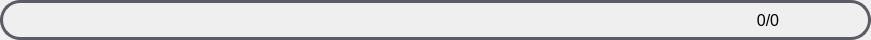
<?xml version="1.0" encoding="UTF-8"?>
<ui version="4.0">
 <class>SearchEditClass</class>
 <widget class="QWidget" name="SearchEditClass">
  <property name="geometry">
   <rect>
    <x>0</x>
    <y>0</y>
    <width>871</width>
    <height>40</height>
   </rect>
  </property>
  <property name="minimumSize">
   <size>
    <width>0</width>
    <height>40</height>
   </size>
  </property>
  <property name="maximumSize">
   <size>
    <width>16777215</width>
    <height>40</height>
   </size>
  </property>
  <property name="windowTitle">
   <string>SearchEdit</string>
  </property>
  <property name="styleSheet">
   <string notr="true">#widget_find
{
	border-radius: 20px;
	border: 3px solid #5c5c66;
}

#le_find
{
	background-color: transparent;
	color: #5c5c66;
	border: none;
}

#btn_left {
	text-align: right;
	border-top-left-radius: 14px;
	border-bottom-left-radius: 14px;
}

#btn_right {
	text-align: left;
	border-top-right-radius: 14px;
	border-bottom-right-radius: 14px;
}

#btn_close {
	border-radius: 14px;
}</string>
  </property>
  <layout class="QHBoxLayout" name="horizontalLayout">
   <property name="spacing">
    <number>0</number>
   </property>
   <property name="leftMargin">
    <number>0</number>
   </property>
   <property name="topMargin">
    <number>0</number>
   </property>
   <property name="rightMargin">
    <number>0</number>
   </property>
   <property name="bottomMargin">
    <number>0</number>
   </property>
   <item>
    <widget class="QWidget" name="widget_find" native="true">
     <property name="styleSheet">
      <string notr="true"/>
     </property>
     <layout class="QHBoxLayout" name="horizontalLayout_2">
      <property name="spacing">
       <number>0</number>
      </property>
      <property name="leftMargin">
       <number>20</number>
      </property>
      <property name="topMargin">
       <number>5</number>
      </property>
      <property name="rightMargin">
       <number>6</number>
      </property>
      <property name="bottomMargin">
       <number>5</number>
      </property>
      <item>
       <widget class="QLineEdit" name="le_find">
        <property name="sizePolicy">
         <sizepolicy hsizetype="Expanding" vsizetype="Expanding">
          <horstretch>0</horstretch>
          <verstretch>0</verstretch>
         </sizepolicy>
        </property>
        <property name="minimumSize">
         <size>
          <width>0</width>
          <height>0</height>
         </size>
        </property>
        <property name="maximumSize">
         <size>
          <width>16777215</width>
          <height>16777215</height>
         </size>
        </property>
        <property name="font">
         <font>
          <family>Microsoft YaHei UI</family>
          <pointsize>12</pointsize>
         </font>
        </property>
       </widget>
      </item>
      <item>
       <widget class="QLabel" name="label_count">
        <property name="minimumSize">
         <size>
          <width>40</width>
          <height>0</height>
         </size>
        </property>
        <property name="maximumSize">
         <size>
          <width>40</width>
          <height>16777215</height>
         </size>
        </property>
        <property name="font">
         <font>
          <family>Microsoft YaHei UI</family>
          <pointsize>12</pointsize>
         </font>
        </property>
        <property name="text">
         <string>0/0</string>
        </property>
        <property name="alignment">
         <set>Qt::AlignCenter</set>
        </property>
       </widget>
      </item>
      <item>
       <widget class="QPushButton" name="btn_left">
        <property name="sizePolicy">
         <sizepolicy hsizetype="Minimum" vsizetype="Expanding">
          <horstretch>0</horstretch>
          <verstretch>0</verstretch>
         </sizepolicy>
        </property>
        <property name="minimumSize">
         <size>
          <width>23</width>
          <height>28</height>
         </size>
        </property>
        <property name="maximumSize">
         <size>
          <width>23</width>
          <height>28</height>
         </size>
        </property>
        <property name="font">
         <font>
          <family>Microsoft YaHei UI</family>
          <pointsize>12</pointsize>
         </font>
        </property>
        <property name="cursor">
         <cursorShape>PointingHandCursor</cursorShape>
        </property>
        <property name="text">
         <string/>
        </property>
        <property name="icon">
         <iconset resource="../res/res.qrc">
          <normaloff>:/svgs/left.svg</normaloff>:/svgs/left.svg</iconset>
        </property>
        <property name="flat">
         <bool>true</bool>
        </property>
       </widget>
      </item>
      <item>
       <widget class="QPushButton" name="btn_right">
        <property name="sizePolicy">
         <sizepolicy hsizetype="Minimum" vsizetype="Expanding">
          <horstretch>0</horstretch>
          <verstretch>0</verstretch>
         </sizepolicy>
        </property>
        <property name="minimumSize">
         <size>
          <width>23</width>
          <height>28</height>
         </size>
        </property>
        <property name="maximumSize">
         <size>
          <width>23</width>
          <height>28</height>
         </size>
        </property>
        <property name="font">
         <font>
          <family>Microsoft YaHei UI</family>
          <pointsize>12</pointsize>
         </font>
        </property>
        <property name="cursor">
         <cursorShape>PointingHandCursor</cursorShape>
        </property>
        <property name="text">
         <string/>
        </property>
        <property name="icon">
         <iconset resource="../res/res.qrc">
          <normaloff>:/svgs/right.svg</normaloff>:/svgs/right.svg</iconset>
        </property>
        <property name="flat">
         <bool>true</bool>
        </property>
       </widget>
      </item>
      <item>
       <spacer name="horizontalSpacer">
        <property name="orientation">
         <enum>Qt::Horizontal</enum>
        </property>
        <property name="sizeType">
         <enum>QSizePolicy::Fixed</enum>
        </property>
        <property name="sizeHint" stdset="0">
         <size>
          <width>3</width>
          <height>20</height>
         </size>
        </property>
       </spacer>
      </item>
      <item>
       <widget class="QPushButton" name="btn_close">
        <property name="sizePolicy">
         <sizepolicy hsizetype="Minimum" vsizetype="Expanding">
          <horstretch>0</horstretch>
          <verstretch>0</verstretch>
         </sizepolicy>
        </property>
        <property name="minimumSize">
         <size>
          <width>28</width>
          <height>28</height>
         </size>
        </property>
        <property name="maximumSize">
         <size>
          <width>28</width>
          <height>28</height>
         </size>
        </property>
        <property name="font">
         <font>
          <family>Microsoft YaHei UI</family>
          <pointsize>12</pointsize>
         </font>
        </property>
        <property name="cursor">
         <cursorShape>PointingHandCursor</cursorShape>
        </property>
        <property name="text">
         <string/>
        </property>
        <property name="icon">
         <iconset resource="../res/res.qrc">
          <normaloff>:/svgs/close.svg</normaloff>:/svgs/close.svg</iconset>
        </property>
        <property name="iconSize">
         <size>
          <width>14</width>
          <height>14</height>
         </size>
        </property>
        <property name="flat">
         <bool>true</bool>
        </property>
       </widget>
      </item>
     </layout>
    </widget>
   </item>
  </layout>
 </widget>
 <layoutdefault spacing="6" margin="11"/>
 <resources>
  <include location="../res/res.qrc"/>
 </resources>
 <connections/>
</ui>
